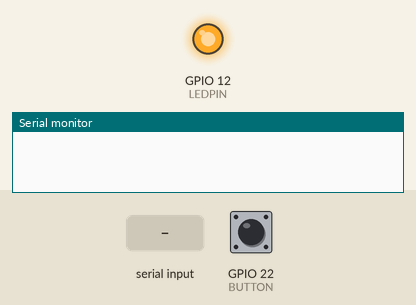
Recording of a sketch running on a simulated ESP32. Parts: output pins drawn as LEDs (lit = HIGH), the last lines printed to the serial monitor. Dashed ring = blinking. The test bench sets the inputs (shaded band); at power-on: GPIO 22 (BUTTON) LOW.

Above: at 0.1 s.
At 6.2 s:
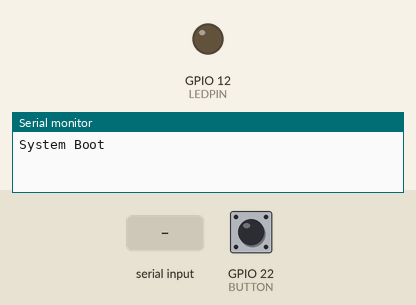
6.3 s: "TEST\n" received over Serial
At 6.42 s:
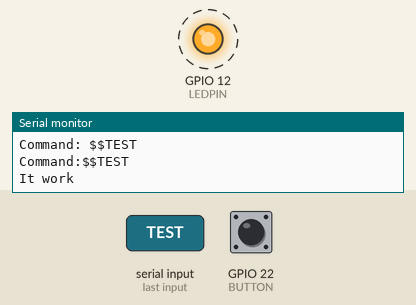
7.8 s: GPIO 22 (BUTTON) pulled HIGH for 0.15 s
9.4 s: "Press\n" received over the second serial link
10.9 s: "Press\n" received over Serial
12.4 s: "HELP\n" received over the second serial link
13.9 s: "HELP\n" received over Serial
Timing chart, 0 to 16.4 s (numbered marks = the images above; inputs shaded):
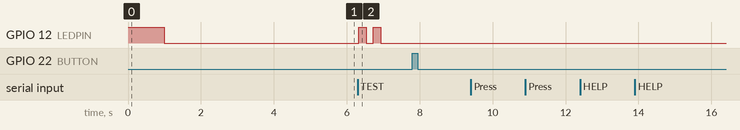

Measured:
- after the input at 6.3 s, GPIO 12 (LEDPIN): alternates HIGH for 0.20 s and LOW for 0.20 s, 4 changes in all, then stays LOW, starting at once

The sketch:

OnBusBoxIveLocationAckCommandSetID.ino
```cpp
#include <SoftwareSerial.h> //6.10.0
#include <TinyGPS++.h>

SoftwareSerial LoRaSerial(26, 27); // RX, TX
int END = 0;
char in ;
String command = "" ;
String LoRaCommand = "" ;
long range = 3;
int Send = 0;
int n = 0;
int SendCount = 0;
int Press = 0 ;
int GPSInRange = 0 ;
int UseGPS = 1;

String RouteID = "2F";
String StopID[4] = {"001", "003", "123", "321"};
int LEDPIN = 12, BUTTON = 22;

TinyGPSPlus gps;//add
static const double IVEST_LAT = 22.391006 , IVEST_LON = 114.197873; //add

void printInt(unsigned long val, bool valid, int len)
{
  char sz[32] = "*****************";
  if (valid)
    sprintf(sz, "%ld", val);
  sz[len] = 0;
  for (int i = strlen(sz); i < len; ++i)
    sz[i] = ' ';
  if (len > 0)
    sz[len - 1] = ' ';
  Serial.print(sz);
  smartDelay(0);
}

static void smartDelay(unsigned long ms)
{
  unsigned long start = millis();
  do
  {
    while (Serial2.available())
      gps.encode(Serial2.read());
  } while (millis() - start < ms);
}


void setup()
{
  // Open serial communications and wait for port to open:
  Serial.begin(9600);

  Serial2.begin(9600, SERIAL_8N1, 17, 16); //add

  pinMode(LEDPIN, OUTPUT);
  //pinMode(BUTTON, INPUT_PULLDOWN);
  pinMode(BUTTON, INPUT);
  digitalWrite(LEDPIN, HIGH);
  delay(1000);
  digitalWrite(LEDPIN, LOW);
  delay(4000);
  //  while (!Serial) {
  //    ; // wait for serial port to connect. Needed for Native USB only
  //  }
  Serial.println("System Boot");

  // set the data rate for the SoftwareSerial port
  LoRaSerial.begin(9600);
  LoRaSerial.println("LoRa Boot");
}

void loop() // run over and over
{
  unsigned long distancetoIVEST = (unsigned long)TinyGPSPlus::distanceBetween(gps.location.lat(), gps.location.lng(), IVEST_LAT, IVEST_LON);


  //Serial.print(digitalRead(BUTTON));
  //----------------------------------------------------------------------------
  if (LoRaSerial.available()) {
    in = LoRaSerial.read();
    LoRaCommand = String(LoRaCommand) + char(in);


    if (char(in) == char('\n')  )
    {
      END = 1;
      Serial.print("LoRa input:");
      Serial.println(LoRaCommand);
    }
  }

  if (Serial.available()) {
    in = Serial.read();
    command = String(command) + char(in);
    //Serial.print("input");
    //Serial.println(command);

    if (char(in) == char('\n')  )
    {
      END = 1;
      Serial.print("Command: ");
      Serial.println(String(command));
    }
  }

  if (END == 1) {
    Serial.println(String("Command:") + command);
    END = 0;

    //Serial.print(command.indexOf("TEST"));
    if (command.indexOf("Press") > -1) {
      digitalWrite(LEDPIN, 0);
      Serial.println(digitalRead(BUTTON));
      Serial.print("Pressed!!");
      if (Send == 0) {
        Send = 1 ;
      }
    }

    if (command.indexOf("HELP") > -1) {

      Serial.println(StopID[n] + RouteID + String("done-ack"));
      Serial.println("TEST ID SetID SetRoute Range Press OFF");
    }

    if (command.indexOf("ID") > -1) {
      Serial.print(StopID[n]);
      Serial.print(" ");
      Serial.println(RouteID);
    }

    if (command.indexOf("SetID") > -1) {
      Serial.println("Set ID mode");
      StopID[n] = "";
      while (1) {
        if (Serial.available()) {
          in = Serial.read();
          command = String(command) + char(in);
          //Serial.print("input");
          //Serial.println(command);

          if (char(in) == char('\n')  )
          {
            break;
          }

          if (isDigit(in)) {
            StopID[n] = StopID[n] + char(in);
            Serial.print(StopID[n]);
            Serial.print("------");
            command = "";
          }

        }
      }
    }

    if (command.indexOf("SetRoute") > -1) {
      Serial.println("Set Route mode");
      RouteID = "";
      while (1) {
        if (Serial.available()) {
          in = Serial.read();
          command = String(command) + char(in);
          //Serial.print("input");
          //Serial.println(command);

          if (char(in) == char('\n')  )
          {
            break;
          }

          if (isAlphaNumeric(in)) {
            RouteID = RouteID + char(in);
            Serial.print(RouteID);
            Serial.print("------");
            command = "";
          }

        }
      }
    }


    if (command.indexOf("Range") > -1) {
      while (Serial2.available()) {
        gps.encode(Serial2.read());
      }
      Serial.print(gps.location.lat(), 6);
      Serial.print("        ");
      Serial.println(gps.location.lng(), 6);

      Serial.println("distance:");
      printInt(distancetoIVEST, gps.location.isValid(), 9);
    }


    if (command.indexOf("TEST") > -1) {
      Serial.println("It work");
      LoRaSerial.println("It work");
      digitalWrite(LEDPIN, 1);
      delay(200);
      digitalWrite(LEDPIN, 0);
      delay(200);
      digitalWrite(LEDPIN, 1);
      delay(200);
      digitalWrite(LEDPIN, 0);
      delay(200);
      LoRaSerial.print("LoRa Send success");
      while (Serial2.available()) {
        char GPS = Serial2.read();
        Serial.write(GPS);
      }

      Serial.println("distance:");
      printInt(distancetoIVEST, gps.location.isValid(), 9);

      Serial.print(gps.location.lat(), 6);
      Serial.print("        ");
      Serial.println(gps.location.lng(), 6);

    }

    if (command.indexOf("Reboot") > -1) {
      Serial.println("Rebooting...");
      ESP.restart();
    }


    //-----------------------------------------------------------------------------------------command group end

    if (LoRaCommand.indexOf( StopID[n] + String("call") + RouteID) > -1) { //<stationID>call<RouteID> 006call2F
      Serial.println("ID matched !!!!!!!");
      digitalWrite(LEDPIN, 1);
      Serial.println("distance:");
      printInt(distancetoIVEST, gps.location.isValid(), 9);

      Serial.print(gps.location.lat(), 6);
      Serial.print("        ");
      Serial.println(gps.location.lng(), 6);
    }

    if (LoRaCommand.indexOf( StopID[n] + RouteID + String("done-ack")) > -1) {  //<stationID><RouteID>done-ack
      digitalWrite(LEDPIN, 0);
      Serial.println("Ack done");
      Send = 0;
      //GPSInRange = 0;

      n = n + 1;

      if (n > 4) {
        n = 0;
      }
    }

    if (Send == 2 && (LoRaCommand.indexOf( StopID[n] + RouteID + String("done-ack")) < 0) ) {
      Send = 1 ;
      Serial.println("ReSend");
    }

    if (command.indexOf("OFF") > -1) {
      digitalWrite(LEDPIN, 0);
      LoRaSerial.print(RouteID);
      LoRaSerial.print("done");
    }

    command = String("");
    LoRaCommand = String("");

  }
  //---------------------------------------------------------------------------------------------------


  LoRaSerial.print(command);


  if (digitalRead(BUTTON)) {
    digitalWrite(LEDPIN, 0);
    Serial.println(digitalRead(BUTTON));

    if (Press == 0) {
      Send = 1 ;
      Press = 1;
    }
  }

  if (!digitalRead(BUTTON) && Press == 1) {
    Press = 0;
  }

  if (distancetoIVEST < range && UseGPS == 1) {
    Serial.println("In Range ");
    UseGPS = 0;
    if (GPSInRange == 0) {
      Send = 1 ;
      GPSInRange = 1;
    }
  }

  if (Send == 1) {
    Serial.print("Send");
    LoRaSerial.print(RouteID);
    LoRaSerial.print("done");
    LoRaSerial.print(StopID[n]);
    Serial.println("Target RX ack:" + StopID[n] + String("call") + RouteID);

    SendCount = SendCount + 1;

    Send = 2; //call check

    if (SendCount > 10) {
      Send = 0;
      SendCount = 0;
    }


  }

}
//---------------------------------------------------------------------
```
